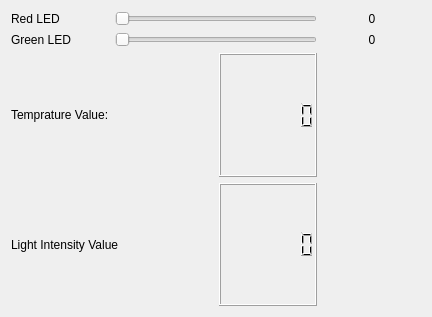
<?xml version="1.0" encoding="UTF-8"?>
<ui version="4.0">
 <class>Dialog</class>
 <widget class="QDialog" name="Dialog">
  <property name="geometry">
   <rect>
    <x>0</x>
    <y>0</y>
    <width>432</width>
    <height>317</height>
   </rect>
  </property>
  <property name="windowTitle">
   <string>Dialog</string>
  </property>
  <layout class="QGridLayout" name="gridLayout">
   <item row="0" column="0">
    <widget class="QLabel" name="label">
     <property name="text">
      <string>Red LED</string>
     </property>
    </widget>
   </item>
   <item row="0" column="1" colspan="2">
    <widget class="QSlider" name="horizontalSlider_2">
     <property name="maximum">
      <number>255</number>
     </property>
     <property name="orientation">
      <enum>Qt::Horizontal</enum>
     </property>
    </widget>
   </item>
   <item row="0" column="3">
    <widget class="QLabel" name="label_3">
     <property name="text">
      <string>0</string>
     </property>
     <property name="alignment">
      <set>Qt::AlignCenter</set>
     </property>
    </widget>
   </item>
   <item row="1" column="0">
    <widget class="QLabel" name="label_2">
     <property name="text">
      <string>Green LED</string>
     </property>
    </widget>
   </item>
   <item row="1" column="1" colspan="2">
    <widget class="QSlider" name="horizontalSlider">
     <property name="maximum">
      <number>255</number>
     </property>
     <property name="orientation">
      <enum>Qt::Horizontal</enum>
     </property>
    </widget>
   </item>
   <item row="1" column="3">
    <widget class="QLabel" name="label_4">
     <property name="text">
      <string>0</string>
     </property>
     <property name="alignment">
      <set>Qt::AlignCenter</set>
     </property>
    </widget>
   </item>
   <item row="2" column="0" colspan="2">
    <widget class="QLabel" name="label_5">
     <property name="text">
      <string>Temprature Value:</string>
     </property>
    </widget>
   </item>
   <item row="2" column="2">
    <widget class="QLCDNumber" name="temprature_lcd">
     <property name="digitCount">
      <number>7</number>
     </property>
    </widget>
   </item>
   <item row="3" column="0" colspan="2">
    <widget class="QLabel" name="label_7">
     <property name="text">
      <string>Light Intensity Value</string>
     </property>
    </widget>
   </item>
   <item row="3" column="2">
    <widget class="QLCDNumber" name="light_intensity_lcd">
     <property name="digitCount">
      <number>7</number>
     </property>
    </widget>
   </item>
  </layout>
 </widget>
 <resources/>
 <connections/>
</ui>
